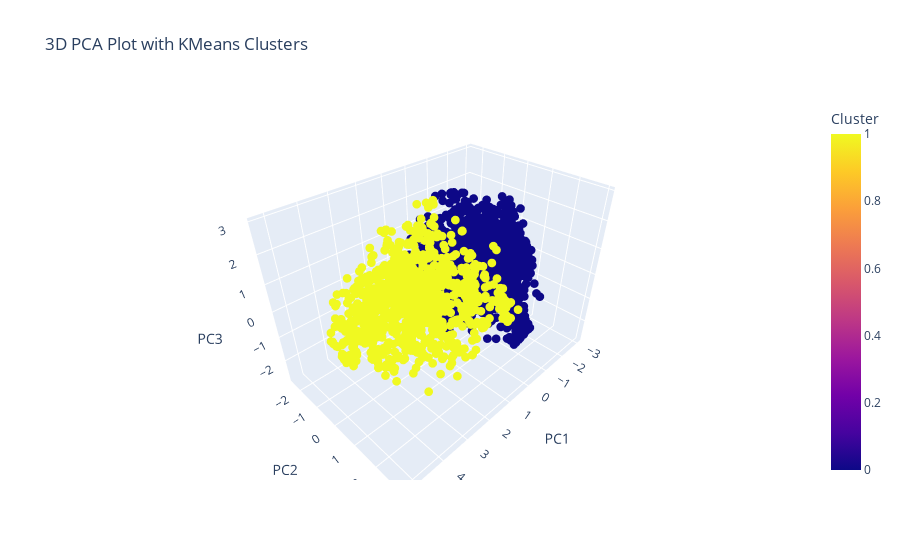

Notebook source saved alongside this figure:
### Code cell
from sklearn.cluster import KMeans
from sklearn.decomposition import PCA
from mpl_toolkits.mplot3d import Axes3D

import matplotlib.pyplot as plt

# Fit KMeans with 4 clusters
kmeans_2 = KMeans(n_clusters=2, random_state=42)
kmeans_2_labels = kmeans_2.fit_predict(X_train_downsampled)

# Fit PCA with 3 components
pca_3 = PCA(n_components=3)
X_train_pca_3 = pca_3.fit_transform(X_train_downsampled)

# Plot the data in 3D with the principal components as the axes and the cluster labels as the color
fig = plt.figure(figsize=(10, 8))
ax = fig.add_subplot(111, projection='3d')
scatter = ax.scatter(X_train_pca_3[:, 0], X_train_pca_3[:, 1], X_train_pca_3[:, 2], c=kmeans_2_labels, cmap='viridis')

# Add labels and title
ax.set_xlabel('Principal Component 1')
ax.set_ylabel('Principal Component 2')
ax.set_zlabel('Principal Component 3')
ax.set_title('3D PCA Plot with KMeans Clusters')

# Add legend
legend1 = ax.legend(*scatter.legend_elements(), title="Clusters")
ax.add_artist(legend1)

plt.show()
import plotly.express as px

# Create a DataFrame for the PCA components and cluster labels
pca_df = pd.DataFrame(X_train_pca_3, columns=['PC1', 'PC2', 'PC3'])
pca_df['Cluster'] = kmeans_2_labels

# Create an interactive 3D plot with reduced marker size
fig = px.scatter_3d(pca_df, x='PC1', y='PC2', z='PC3', color='Cluster', title='3D PCA Plot with KMeans Clusters')
fig.update_traces(marker=dict(size=3))  # Reduce marker size
fig.show()

### Figure 1 — Plotly figure (JSON) as saved in the notebook; plotly's stock layout.template omitted (floating-point values rounded to 4 significant figures; data arrays with more than 128 entries replaced by an {"elided": "..."} marker saying what was removed)
{"data": [{"hovertemplate": "PC1=%{x}<br>PC2=%{y}<br>PC3=%{z}<br>Cluster=%{marker.color}<extra></extra>", "legendgroup": "", "marker": {"color": {"elided": "2990 int values"}, "coloraxis": "coloraxis", "size": 3, "symbol": "circle"}, "mode": "markers", "name": "", "scene": "scene", "showlegend": false, "type": "scatter3d", "x": {"elided": "2990 float values"}, "y": {"elided": "2990 float values"}, "z": {"elided": "2990 float values"}}], "layout": {"coloraxis": {"colorbar": {"title": {"text": "Cluster"}}, "colorscale": [[0, "#0d0887"], [0.1111, "#46039f"], [0.2222, "#7201a8"], [0.3333, "#9c179e"], [0.4444, "#bd3786"], [0.5556, "#d8576b"], [0.6667, "#ed7953"], [0.7778, "#fb9f3a"], [0.8889, "#fdca26"], [1, "#f0f921"]]}, "legend": {"tracegroupgap": 0}, "scene": {"domain": {"x": [0, 1], "y": [0, 1]}, "xaxis": {"title": {"text": "PC1"}}, "yaxis": {"title": {"text": "PC2"}}, "zaxis": {"title": {"text": "PC3"}}}, "title": {"text": "3D PCA Plot with KMeans Clusters"}}}
